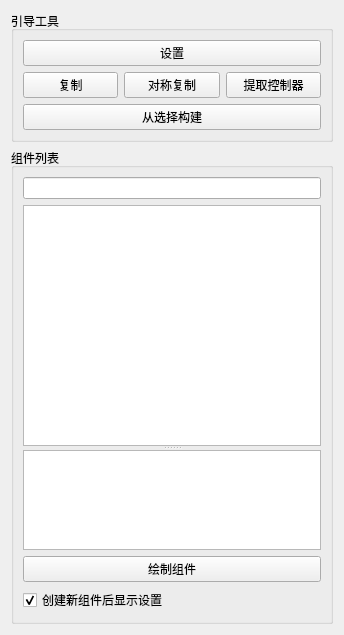
<?xml version="1.0" encoding="UTF-8"?>
<ui version="4.0">
 <class>Form</class>
 <widget class="QWidget" name="Form">
  <property name="geometry">
   <rect>
    <x>0</x>
    <y>0</y>
    <width>344</width>
    <height>635</height>
   </rect>
  </property>
  <property name="windowTitle">
   <string>表单</string>
  </property>
  <layout class="QVBoxLayout" name="verticalLayout_3">
   <item>
    <widget class="QGroupBox" name="tools_groupBox">
     <property name="title">
      <string>引导工具</string>
     </property>
     <layout class="QVBoxLayout" name="verticalLayout_2">
      <item>
       <widget class="QPushButton" name="settings_pushButton">
        <property name="whatsThis">
         <string>&lt;html&gt;&lt;head/&gt;&lt;body&gt;&lt;p&gt;打开组件/引导根设置窗口。&lt;/p&gt;&lt;/body&gt;&lt;/html&gt;</string>
        </property>
        <property name="text">
         <string>设置</string>
        </property>
       </widget>
      </item>
      <item>
       <layout class="QHBoxLayout" name="horizontalLayout">
        <item>
         <widget class="QPushButton" name="duplicate_pushButton">
          <property name="toolTip">
           <string>&lt;html&gt;&lt;head/&gt;&lt;body&gt;&lt;p&gt;复制所选组件。&lt;/p&gt;&lt;/body&gt;&lt;/html&gt;</string>
          </property>
          <property name="text">
           <string>复制</string>
          </property>
         </widget>
        </item>
        <item>
         <widget class="QPushButton" name="dupSym_pushButton">
          <property name="toolTip">
           <string>&lt;html&gt;&lt;head/&gt;&lt;body&gt;&lt;p&gt;对称复制所选组件。&lt;/p&gt;&lt;/body&gt;&lt;/html&gt;</string>
          </property>
          <property name="text">
           <string>对称复制</string>
          </property>
         </widget>
        </item>
        <item>
         <widget class="QPushButton" name="extrCtl_pushButton">
          <property name="toolTip">
           <string>&lt;html&gt;&lt;head/&gt;&lt;body&gt;&lt;p&gt;提取所选控制器并存储为控制器缓冲区。&lt;/p&gt;&lt;/body&gt;&lt;/html&gt;</string>
          </property>
          <property name="text">
           <string>提取控制器</string>
          </property>
         </widget>
        </item>
       </layout>
      </item>
      <item>
       <widget class="QPushButton" name="build_pushButton">
        <property name="toolTip">
         <string>&lt;html&gt;&lt;head/&gt;&lt;body&gt;&lt;p&gt;从选择构建绑定&lt;/p&gt;&lt;/body&gt;&lt;/html&gt;</string>
        </property>
        <property name="whatsThis">
         <string>&lt;html&gt;&lt;head/&gt;&lt;body&gt;&lt;p&gt;打开组件/引导根设置窗口。&lt;/p&gt;&lt;/body&gt;&lt;/html&gt;</string>
        </property>
        <property name="text">
         <string>从选择构建</string>
        </property>
       </widget>
      </item>
     </layout>
    </widget>
   </item>
   <item>
    <widget class="QGroupBox" name="list_groupBox">
     <property name="title">
      <string>组件列表</string>
     </property>
     <layout class="QVBoxLayout" name="verticalLayout">
      <item>
       <widget class="QLineEdit" name="search_lineEdit">
        <property name="sizePolicy">
         <sizepolicy hsizetype="Minimum" vsizetype="Fixed">
          <horstretch>0</horstretch>
          <verstretch>0</verstretch>
         </sizepolicy>
        </property>
       </widget>
      </item>
      <item>
       <widget class="QSplitter" name="splitter">
        <property name="orientation">
         <enum>Qt::Vertical</enum>
        </property>
        <widget class="DragQListView" name="component_listView">
         <property name="sizePolicy">
          <sizepolicy hsizetype="Expanding" vsizetype="Expanding">
           <horstretch>0</horstretch>
           <verstretch>0</verstretch>
          </sizepolicy>
         </property>
         <property name="minimumSize">
          <size>
           <width>0</width>
           <height>0</height>
          </size>
         </property>
         <property name="editTriggers">
          <set>QAbstractItemView::NoEditTriggers</set>
         </property>
         <property name="showDropIndicator" stdset="0">
          <bool>false</bool>
         </property>
         <property name="dragDropMode">
          <enum>QAbstractItemView::NoDragDrop</enum>
         </property>
         <property name="defaultDropAction">
          <enum>Qt::CopyAction</enum>
         </property>
         <property name="alternatingRowColors">
          <bool>true</bool>
         </property>
         <property name="selectionMode">
          <enum>QAbstractItemView::SingleSelection</enum>
         </property>
        </widget>
        <widget class="QPlainTextEdit" name="info_plainTextEdit">
         <property name="enabled">
          <bool>true</bool>
         </property>
         <property name="sizePolicy">
          <sizepolicy hsizetype="Expanding" vsizetype="Minimum">
           <horstretch>0</horstretch>
           <verstretch>0</verstretch>
          </sizepolicy>
         </property>
         <property name="minimumSize">
          <size>
           <width>0</width>
           <height>50</height>
          </size>
         </property>
         <property name="maximumSize">
          <size>
           <width>16777215</width>
           <height>100</height>
          </size>
         </property>
         <property name="baseSize">
          <size>
           <width>0</width>
           <height>50</height>
          </size>
         </property>
         <property name="undoRedoEnabled">
          <bool>false</bool>
         </property>
         <property name="readOnly">
          <bool>true</bool>
         </property>
         <property name="plainText">
          <string/>
         </property>
        </widget>
       </widget>
      </item>
      <item>
       <widget class="QPushButton" name="draw_pushButton">
        <property name="toolTip">
         <string>&lt;html&gt;&lt;head/&gt;&lt;body&gt;&lt;p&gt;绘制选中的组件。&lt;/p&gt;&lt;/body&gt;&lt;/html&gt;</string>
        </property>
        <property name="text">
         <string>绘制组件</string>
        </property>
       </widget>
      </item>
      <item>
       <widget class="QCheckBox" name="showUI_checkBox">
        <property name="text">
         <string>创建新组件后显示设置</string>
        </property>
        <property name="checked">
         <bool>true</bool>
        </property>
       </widget>
      </item>
     </layout>
    </widget>
   </item>
  </layout>
 </widget>
 <customwidgets>
  <customwidget>
   <class>DragQListView</class>
   <extends>QListView</extends>
   <header>mgear.core.widgets</header>
  </customwidget>
 </customwidgets>
 <resources/>
 <connections/>
</ui>
